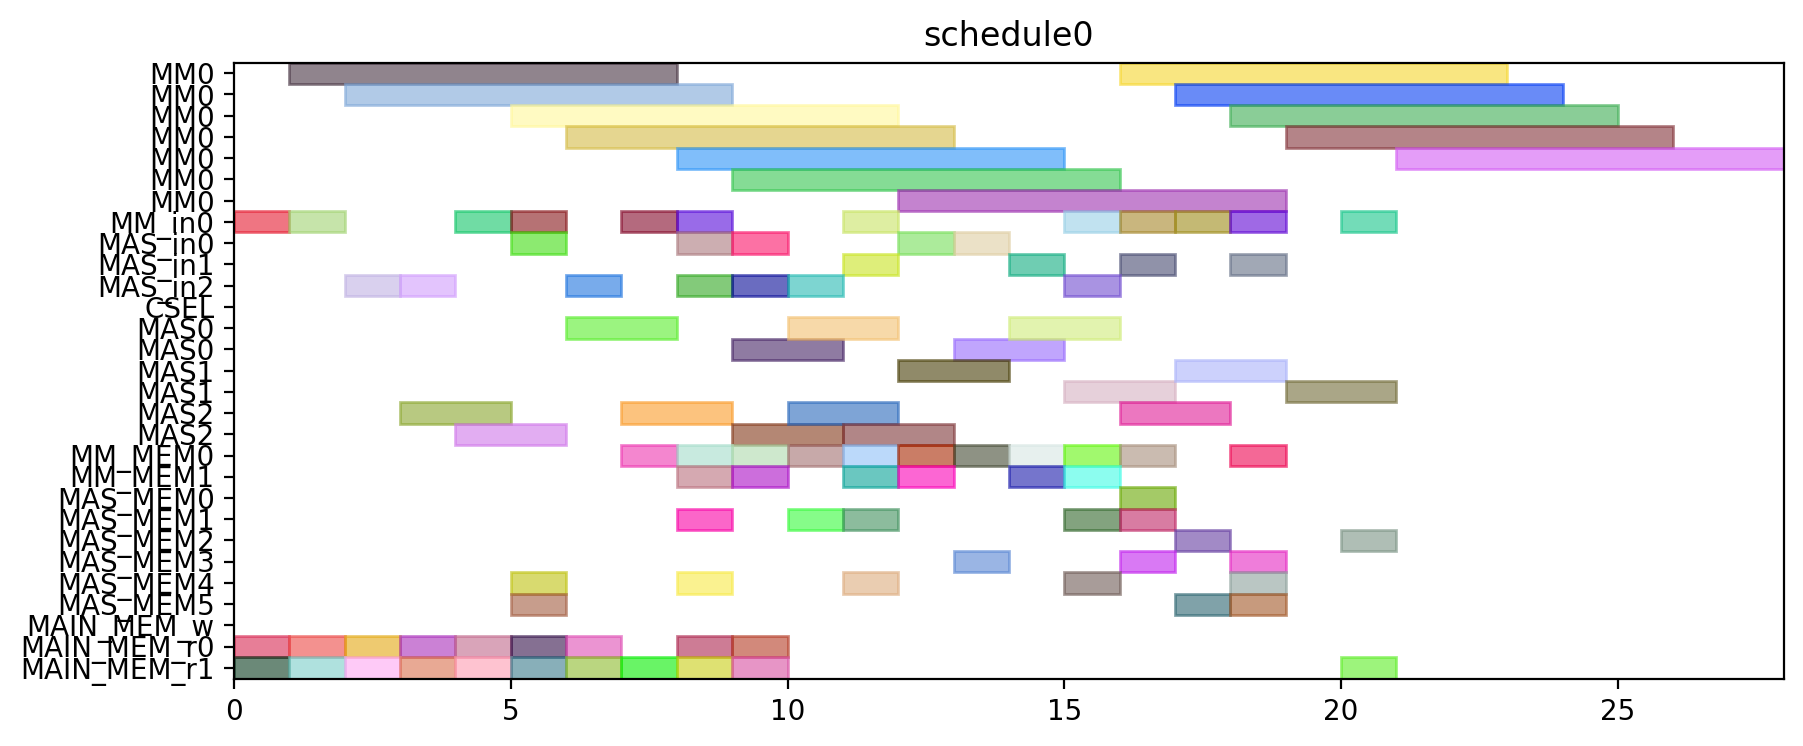

Generate this figure with Python:
from pyschedule import Scenario, solvers, plotters, alt


def solve():
	horizon = 120
	S = Scenario("schedule0", horizon=horizon)

	# resource
	MM = S.Resources('MM', num=1, size=7)
	MM_in = S.Resources('MM_in', num=1)
	MAS_in = S.Resources('MAS_in', num=3)
	CSEL = S.Resource('CSEL')
	MAS = S.Resources('MAS', num=3, size=2, periods=range(1, horizon))
	MM_MEM = S.Resources('MM_MEM', num=2)
	MAS_MEM = S.Resources('MAS_MEM', num=6)
	MAIN_MEM_w = S.Resource('MAIN_MEM_w', size=1)
	MAIN_MEM_r = S.Resources('MAIN_MEM_r', num=2)

	# result of previous scheduling

	# new tasks
	t0 = S.Task('t0', length=7, delay_cost=1)
	t0 += alt(MM)
	t0_in = S.Task('t0_in', length=1, delay_cost=1)
	t0_in += alt(MM_in)
	S += t0_in*MM_in[0]<=t0*MM[0]
	t0_mem0 = S.Task('t0_mem0', length=1, delay_cost=1)
	t0_mem0 += MAIN_MEM_r[0]
	S += t0_mem0 <= t0

	t0_mem1 = S.Task('t0_mem1', length=1, delay_cost=1)
	t0_mem1 += MAIN_MEM_r[1]
	S += t0_mem1 <= t0

	t1 = S.Task('t1', length=7, delay_cost=1)
	t1 += alt(MM)
	t1_in = S.Task('t1_in', length=1, delay_cost=1)
	t1_in += alt(MM_in)
	S += t1_in*MM_in[0]<=t1*MM[0]
	t1_mem0 = S.Task('t1_mem0', length=1, delay_cost=1)
	t1_mem0 += MAIN_MEM_r[0]
	S += t1_mem0 <= t1

	t1_mem1 = S.Task('t1_mem1', length=1, delay_cost=1)
	t1_mem1 += MAIN_MEM_r[1]
	S += t1_mem1 <= t1

	t2 = S.Task('t2', length=7, delay_cost=1)
	t2 += alt(MM)
	t2_in = S.Task('t2_in', length=1, delay_cost=1)
	t2_in += alt(MM_in)
	S += t2_in*MM_in[0]<=t2*MM[0]
	t2_mem0 = S.Task('t2_mem0', length=1, delay_cost=1)
	t2_mem0 += MAIN_MEM_r[0]
	S += t2_mem0 <= t2

	t2_mem1 = S.Task('t2_mem1', length=1, delay_cost=1)
	t2_mem1 += MAIN_MEM_r[1]
	S += t2_mem1 <= t2

	t3 = S.Task('t3', length=2, delay_cost=1)
	t3 += alt(MAS)
	t3_in = S.Task('t3_in', length=1, delay_cost=1)
	t3_in += alt(MAS_in)
	S += t3_in*MAS_in[0]<=t3*MAS[0]

	S += t3_in*MAS_in[1]<=t3*MAS[1]

	S += t3_in*MAS_in[2]<=t3*MAS[2]

	t3_mem0 = S.Task('t3_mem0', length=1, delay_cost=1)
	t3_mem0 += MAIN_MEM_r[0]
	S += t3_mem0 <= t3

	t3_mem1 = S.Task('t3_mem1', length=1, delay_cost=1)
	t3_mem1 += MAIN_MEM_r[1]
	S += t3_mem1 <= t3

	t4 = S.Task('t4', length=2, delay_cost=1)
	t4 += alt(MAS)
	t4_in = S.Task('t4_in', length=1, delay_cost=1)
	t4_in += alt(MAS_in)
	S += t4_in*MAS_in[0]<=t4*MAS[0]

	S += t4_in*MAS_in[1]<=t4*MAS[1]

	S += t4_in*MAS_in[2]<=t4*MAS[2]

	t4_mem0 = S.Task('t4_mem0', length=1, delay_cost=1)
	t4_mem0 += MAIN_MEM_r[0]
	S += t4_mem0 <= t4

	t4_mem1 = S.Task('t4_mem1', length=1, delay_cost=1)
	t4_mem1 += MAIN_MEM_r[1]
	S += t4_mem1 <= t4

	t8 = S.Task('t8', length=2, delay_cost=1)
	t8 += alt(MAS)
	t8_in = S.Task('t8_in', length=1, delay_cost=1)
	t8_in += alt(MAS_in)
	S += t8_in*MAS_in[0]<=t8*MAS[0]

	S += t8_in*MAS_in[1]<=t8*MAS[1]

	S += t8_in*MAS_in[2]<=t8*MAS[2]

	t8_mem0 = S.Task('t8_mem0', length=1, delay_cost=1)
	t8_mem0 += MAIN_MEM_r[0]
	S += t8_mem0 <= t8

	t8_mem1 = S.Task('t8_mem1', length=1, delay_cost=1)
	t8_mem1 += MAIN_MEM_r[1]
	S += t8_mem1 <= t8

	t9 = S.Task('t9', length=2, delay_cost=1)
	t9 += alt(MAS)
	t9_in = S.Task('t9_in', length=1, delay_cost=1)
	t9_in += alt(MAS_in)
	S += t9_in*MAS_in[0]<=t9*MAS[0]

	S += t9_in*MAS_in[1]<=t9*MAS[1]

	S += t9_in*MAS_in[2]<=t9*MAS[2]

	t9_mem0 = S.Task('t9_mem0', length=1, delay_cost=1)
	t9_mem0 += MAIN_MEM_r[0]
	S += t9_mem0 <= t9

	t9_mem1 = S.Task('t9_mem1', length=1, delay_cost=1)
	t9_mem1 += MAIN_MEM_r[1]
	S += t9_mem1 <= t9

	t13 = S.Task('t13', length=2, delay_cost=1)
	t13 += alt(MAS)
	t13_in = S.Task('t13_in', length=1, delay_cost=1)
	t13_in += alt(MAS_in)
	S += t13_in*MAS_in[0]<=t13*MAS[0]

	S += t13_in*MAS_in[1]<=t13*MAS[1]

	S += t13_in*MAS_in[2]<=t13*MAS[2]

	t13_mem0 = S.Task('t13_mem0', length=1, delay_cost=1)
	t13_mem0 += MAIN_MEM_r[0]
	S += t13_mem0 <= t13

	t13_mem1 = S.Task('t13_mem1', length=1, delay_cost=1)
	t13_mem1 += MAIN_MEM_r[1]
	S += t13_mem1 <= t13

	t14 = S.Task('t14', length=2, delay_cost=1)
	t14 += alt(MAS)
	t14_in = S.Task('t14_in', length=1, delay_cost=1)
	t14_in += alt(MAS_in)
	S += t14_in*MAS_in[0]<=t14*MAS[0]

	S += t14_in*MAS_in[1]<=t14*MAS[1]

	S += t14_in*MAS_in[2]<=t14*MAS[2]

	t14_mem0 = S.Task('t14_mem0', length=1, delay_cost=1)
	t14_mem0 += MAIN_MEM_r[0]
	S += t14_mem0 <= t14

	t14_mem1 = S.Task('t14_mem1', length=1, delay_cost=1)
	t14_mem1 += MAIN_MEM_r[1]
	S += t14_mem1 <= t14

	t5 = S.Task('t5', length=7, delay_cost=1)
	t5 += alt(MM)
	t5_in = S.Task('t5_in', length=1, delay_cost=1)
	t5_in += alt(MM_in)
	S += t5_in*MM_in[0]<=t5*MM[0]
	t5_mem0 = S.Task('t5_mem0', length=1, delay_cost=1)
	t5_mem0 += alt(MAS_MEM)
	S += (t3*MAS[0])-1 < t5_mem0*MAS_MEM[0]
	S += (t3*MAS[1])-1 < t5_mem0*MAS_MEM[2]
	S += (t3*MAS[2])-1 < t5_mem0*MAS_MEM[4]
	S += t5_mem0 <= t5

	t5_mem1 = S.Task('t5_mem1', length=1, delay_cost=1)
	t5_mem1 += alt(MAS_MEM)
	S += (t4*MAS[0])-1 < t5_mem1*MAS_MEM[1]
	S += (t4*MAS[1])-1 < t5_mem1*MAS_MEM[3]
	S += (t4*MAS[2])-1 < t5_mem1*MAS_MEM[5]
	S += t5_mem1 <= t5

	t6 = S.Task('t6', length=2, delay_cost=1)
	t6 += alt(MAS)
	t6_in = S.Task('t6_in', length=1, delay_cost=1)
	t6_in += alt(MAS_in)
	S += t6_in*MAS_in[0]<=t6*MAS[0]

	S += t6_in*MAS_in[1]<=t6*MAS[1]

	S += t6_in*MAS_in[2]<=t6*MAS[2]

	t6_mem0 = S.Task('t6_mem0', length=1, delay_cost=1)
	t6_mem0 += alt(MM_MEM)
	S += (t0*MM[0])-1 < t6_mem0*MM_MEM[0]
	S += t6_mem0 <= t6

	t6_mem1 = S.Task('t6_mem1', length=1, delay_cost=1)
	t6_mem1 += alt(MM_MEM)
	S += (t1*MM[0])-1 < t6_mem1*MM_MEM[1]
	S += t6_mem1 <= t6

	t10 = S.Task('t10', length=7, delay_cost=1)
	t10 += alt(MM)
	t10_in = S.Task('t10_in', length=1, delay_cost=1)
	t10_in += alt(MM_in)
	S += t10_in*MM_in[0]<=t10*MM[0]
	t10_mem0 = S.Task('t10_mem0', length=1, delay_cost=1)
	t10_mem0 += alt(MAS_MEM)
	S += (t8*MAS[0])-1 < t10_mem0*MAS_MEM[0]
	S += (t8*MAS[1])-1 < t10_mem0*MAS_MEM[2]
	S += (t8*MAS[2])-1 < t10_mem0*MAS_MEM[4]
	S += t10_mem0 <= t10

	t10_mem1 = S.Task('t10_mem1', length=1, delay_cost=1)
	t10_mem1 += alt(MAS_MEM)
	S += (t9*MAS[0])-1 < t10_mem1*MAS_MEM[1]
	S += (t9*MAS[1])-1 < t10_mem1*MAS_MEM[3]
	S += (t9*MAS[2])-1 < t10_mem1*MAS_MEM[5]
	S += t10_mem1 <= t10

	t11 = S.Task('t11', length=2, delay_cost=1)
	t11 += alt(MAS)
	t11_in = S.Task('t11_in', length=1, delay_cost=1)
	t11_in += alt(MAS_in)
	S += t11_in*MAS_in[0]<=t11*MAS[0]

	S += t11_in*MAS_in[1]<=t11*MAS[1]

	S += t11_in*MAS_in[2]<=t11*MAS[2]

	t11_mem0 = S.Task('t11_mem0', length=1, delay_cost=1)
	t11_mem0 += alt(MM_MEM)
	S += (t1*MM[0])-1 < t11_mem0*MM_MEM[0]
	S += t11_mem0 <= t11

	t11_mem1 = S.Task('t11_mem1', length=1, delay_cost=1)
	t11_mem1 += alt(MM_MEM)
	S += (t2*MM[0])-1 < t11_mem1*MM_MEM[1]
	S += t11_mem1 <= t11

	t15 = S.Task('t15', length=7, delay_cost=1)
	t15 += alt(MM)
	t15_in = S.Task('t15_in', length=1, delay_cost=1)
	t15_in += alt(MM_in)
	S += t15_in*MM_in[0]<=t15*MM[0]
	t15_mem0 = S.Task('t15_mem0', length=1, delay_cost=1)
	t15_mem0 += alt(MAS_MEM)
	S += (t13*MAS[0])-1 < t15_mem0*MAS_MEM[0]
	S += (t13*MAS[1])-1 < t15_mem0*MAS_MEM[2]
	S += (t13*MAS[2])-1 < t15_mem0*MAS_MEM[4]
	S += t15_mem0 <= t15

	t15_mem1 = S.Task('t15_mem1', length=1, delay_cost=1)
	t15_mem1 += alt(MAS_MEM)
	S += (t14*MAS[0])-1 < t15_mem1*MAS_MEM[1]
	S += (t14*MAS[1])-1 < t15_mem1*MAS_MEM[3]
	S += (t14*MAS[2])-1 < t15_mem1*MAS_MEM[5]
	S += t15_mem1 <= t15

	t16 = S.Task('t16', length=2, delay_cost=1)
	t16 += alt(MAS)
	t16_in = S.Task('t16_in', length=1, delay_cost=1)
	t16_in += alt(MAS_in)
	S += t16_in*MAS_in[0]<=t16*MAS[0]

	S += t16_in*MAS_in[1]<=t16*MAS[1]

	S += t16_in*MAS_in[2]<=t16*MAS[2]

	t16_mem0 = S.Task('t16_mem0', length=1, delay_cost=1)
	t16_mem0 += alt(MM_MEM)
	S += (t0*MM[0])-1 < t16_mem0*MM_MEM[0]
	S += t16_mem0 <= t16

	t16_mem1 = S.Task('t16_mem1', length=1, delay_cost=1)
	t16_mem1 += alt(MM_MEM)
	S += (t2*MM[0])-1 < t16_mem1*MM_MEM[1]
	S += t16_mem1 <= t16

	t18 = S.Task('t18', length=2, delay_cost=1)
	t18 += alt(MAS)
	t18_in = S.Task('t18_in', length=1, delay_cost=1)
	t18_in += alt(MAS_in)
	S += t18_in*MAS_in[0]<=t18*MAS[0]

	S += t18_in*MAS_in[1]<=t18*MAS[1]

	S += t18_in*MAS_in[2]<=t18*MAS[2]

	t18_mem0 = S.Task('t18_mem0', length=1, delay_cost=1)
	t18_mem0 += alt(MM_MEM)
	S += (t0*MM[0])-1 < t18_mem0*MM_MEM[0]
	S += t18_mem0 <= t18

	t18_mem1 = S.Task('t18_mem1', length=1, delay_cost=1)
	t18_mem1 += alt(MM_MEM)
	S += (t0*MM[0])-1 < t18_mem1*MM_MEM[1]
	S += t18_mem1 <= t18

	t20 = S.Task('t20', length=7, delay_cost=1)
	t20 += alt(MM)
	t20_in = S.Task('t20_in', length=1, delay_cost=1)
	t20_in += alt(MM_in)
	S += t20_in*MM_in[0]<=t20*MM[0]
	t20_mem0 = S.Task('t20_mem0', length=1, delay_cost=1)
	t20_mem0 += alt(MM_MEM)
	S += (t2*MM[0])-1 < t20_mem0*MM_MEM[0]
	S += t20_mem0 <= t20

	t20_mem1 = S.Task('t20_mem1', length=1, delay_cost=1)
	t20_mem1 += MAIN_MEM_r[1]
	S += t20_mem1 <= t20

	t7 = S.Task('t7', length=2, delay_cost=1)
	t7 += alt(MAS)
	t7_in = S.Task('t7_in', length=1, delay_cost=1)
	t7_in += alt(MAS_in)
	S += t7_in*MAS_in[0]<=t7*MAS[0]

	S += t7_in*MAS_in[1]<=t7*MAS[1]

	S += t7_in*MAS_in[2]<=t7*MAS[2]

	t7_mem0 = S.Task('t7_mem0', length=1, delay_cost=1)
	t7_mem0 += alt(MM_MEM)
	S += (t5*MM[0])-1 < t7_mem0*MM_MEM[0]
	S += t7_mem0 <= t7

	t7_mem1 = S.Task('t7_mem1', length=1, delay_cost=1)
	t7_mem1 += alt(MAS_MEM)
	S += (t6*MAS[0])-1 < t7_mem1*MAS_MEM[1]
	S += (t6*MAS[1])-1 < t7_mem1*MAS_MEM[3]
	S += (t6*MAS[2])-1 < t7_mem1*MAS_MEM[5]
	S += t7_mem1 <= t7

	t12 = S.Task('t12', length=2, delay_cost=1)
	t12 += alt(MAS)
	t12_in = S.Task('t12_in', length=1, delay_cost=1)
	t12_in += alt(MAS_in)
	S += t12_in*MAS_in[0]<=t12*MAS[0]

	S += t12_in*MAS_in[1]<=t12*MAS[1]

	S += t12_in*MAS_in[2]<=t12*MAS[2]

	t12_mem0 = S.Task('t12_mem0', length=1, delay_cost=1)
	t12_mem0 += alt(MM_MEM)
	S += (t10*MM[0])-1 < t12_mem0*MM_MEM[0]
	S += t12_mem0 <= t12

	t12_mem1 = S.Task('t12_mem1', length=1, delay_cost=1)
	t12_mem1 += alt(MAS_MEM)
	S += (t11*MAS[0])-1 < t12_mem1*MAS_MEM[1]
	S += (t11*MAS[1])-1 < t12_mem1*MAS_MEM[3]
	S += (t11*MAS[2])-1 < t12_mem1*MAS_MEM[5]
	S += t12_mem1 <= t12

	t17 = S.Task('t17', length=2, delay_cost=1)
	t17 += alt(MAS)
	t17_in = S.Task('t17_in', length=1, delay_cost=1)
	t17_in += alt(MAS_in)
	S += t17_in*MAS_in[0]<=t17*MAS[0]

	S += t17_in*MAS_in[1]<=t17*MAS[1]

	S += t17_in*MAS_in[2]<=t17*MAS[2]

	t17_mem0 = S.Task('t17_mem0', length=1, delay_cost=1)
	t17_mem0 += alt(MM_MEM)
	S += (t15*MM[0])-1 < t17_mem0*MM_MEM[0]
	S += t17_mem0 <= t17

	t17_mem1 = S.Task('t17_mem1', length=1, delay_cost=1)
	t17_mem1 += alt(MAS_MEM)
	S += (t16*MAS[0])-1 < t17_mem1*MAS_MEM[1]
	S += (t16*MAS[1])-1 < t17_mem1*MAS_MEM[3]
	S += (t16*MAS[2])-1 < t17_mem1*MAS_MEM[5]
	S += t17_mem1 <= t17

	t19 = S.Task('t19', length=2, delay_cost=1)
	t19 += alt(MAS)
	t19_in = S.Task('t19_in', length=1, delay_cost=1)
	t19_in += alt(MAS_in)
	S += t19_in*MAS_in[0]<=t19*MAS[0]

	S += t19_in*MAS_in[1]<=t19*MAS[1]

	S += t19_in*MAS_in[2]<=t19*MAS[2]

	t19_mem0 = S.Task('t19_mem0', length=1, delay_cost=1)
	t19_mem0 += alt(MM_MEM)
	S += (t0*MM[0])-1 < t19_mem0*MM_MEM[0]
	S += t19_mem0 <= t19

	t19_mem1 = S.Task('t19_mem1', length=1, delay_cost=1)
	t19_mem1 += alt(MAS_MEM)
	S += (t18*MAS[0])-1 < t19_mem1*MAS_MEM[1]
	S += (t18*MAS[1])-1 < t19_mem1*MAS_MEM[3]
	S += (t18*MAS[2])-1 < t19_mem1*MAS_MEM[5]
	S += t19_mem1 <= t19

	t21 = S.Task('t21', length=2, delay_cost=1)
	t21 += alt(MAS)
	t21_in = S.Task('t21_in', length=1, delay_cost=1)
	t21_in += alt(MAS_in)
	S += t21_in*MAS_in[0]<=t21*MAS[0]

	S += t21_in*MAS_in[1]<=t21*MAS[1]

	S += t21_in*MAS_in[2]<=t21*MAS[2]

	t21_mem0 = S.Task('t21_mem0', length=1, delay_cost=1)
	t21_mem0 += alt(MM_MEM)
	S += (t1*MM[0])-1 < t21_mem0*MM_MEM[0]
	S += t21_mem0 <= t21

	t21_mem1 = S.Task('t21_mem1', length=1, delay_cost=1)
	t21_mem1 += alt(MM_MEM)
	S += (t20*MM[0])-1 < t21_mem1*MM_MEM[1]
	S += t21_mem1 <= t21

	t22 = S.Task('t22', length=2, delay_cost=1)
	t22 += alt(MAS)
	t22_in = S.Task('t22_in', length=1, delay_cost=1)
	t22_in += alt(MAS_in)
	S += t22_in*MAS_in[0]<=t22*MAS[0]

	S += t22_in*MAS_in[1]<=t22*MAS[1]

	S += t22_in*MAS_in[2]<=t22*MAS[2]

	t22_mem0 = S.Task('t22_mem0', length=1, delay_cost=1)
	t22_mem0 += alt(MM_MEM)
	S += (t1*MM[0])-1 < t22_mem0*MM_MEM[0]
	S += t22_mem0 <= t22

	t22_mem1 = S.Task('t22_mem1', length=1, delay_cost=1)
	t22_mem1 += alt(MM_MEM)
	S += (t20*MM[0])-1 < t22_mem1*MM_MEM[1]
	S += t22_mem1 <= t22

	t23 = S.Task('t23', length=7, delay_cost=1)
	t23 += alt(MM)
	t23_in = S.Task('t23_in', length=1, delay_cost=1)
	t23_in += alt(MM_in)
	S += t23_in*MM_in[0]<=t23*MM[0]
	t23_mem0 = S.Task('t23_mem0', length=1, delay_cost=1)
	t23_mem0 += alt(MAS_MEM)
	S += (t17*MAS[0])-1 < t23_mem0*MAS_MEM[0]
	S += (t17*MAS[1])-1 < t23_mem0*MAS_MEM[2]
	S += (t17*MAS[2])-1 < t23_mem0*MAS_MEM[4]
	S += t23_mem0 <= t23

	t23_mem1 = S.Task('t23_mem1', length=1, delay_cost=1)
	t23_mem1 += MAIN_MEM_r[1]
	S += t23_mem1 <= t23

	t25 = S.Task('t25', length=7, delay_cost=1)
	t25 += alt(MM)
	t25_in = S.Task('t25_in', length=1, delay_cost=1)
	t25_in += alt(MM_in)
	S += t25_in*MM_in[0]<=t25*MM[0]
	t25_mem0 = S.Task('t25_mem0', length=1, delay_cost=1)
	t25_mem0 += alt(MAS_MEM)
	S += (t7*MAS[0])-1 < t25_mem0*MAS_MEM[0]
	S += (t7*MAS[1])-1 < t25_mem0*MAS_MEM[2]
	S += (t7*MAS[2])-1 < t25_mem0*MAS_MEM[4]
	S += t25_mem0 <= t25

	t25_mem1 = S.Task('t25_mem1', length=1, delay_cost=1)
	t25_mem1 += alt(MAS_MEM)
	S += (t22*MAS[0])-1 < t25_mem1*MAS_MEM[1]
	S += (t22*MAS[1])-1 < t25_mem1*MAS_MEM[3]
	S += (t22*MAS[2])-1 < t25_mem1*MAS_MEM[5]
	S += t25_mem1 <= t25

	t27 = S.Task('t27', length=7, delay_cost=1)
	t27 += alt(MM)
	t27_in = S.Task('t27_in', length=1, delay_cost=1)
	t27_in += alt(MM_in)
	S += t27_in*MM_in[0]<=t27*MM[0]
	t27_mem0 = S.Task('t27_mem0', length=1, delay_cost=1)
	t27_mem0 += alt(MAS_MEM)
	S += (t22*MAS[0])-1 < t27_mem0*MAS_MEM[0]
	S += (t22*MAS[1])-1 < t27_mem0*MAS_MEM[2]
	S += (t22*MAS[2])-1 < t27_mem0*MAS_MEM[4]
	S += t27_mem0 <= t27

	t27_mem1 = S.Task('t27_mem1', length=1, delay_cost=1)
	t27_mem1 += alt(MAS_MEM)
	S += (t21*MAS[0])-1 < t27_mem1*MAS_MEM[1]
	S += (t21*MAS[1])-1 < t27_mem1*MAS_MEM[3]
	S += (t21*MAS[2])-1 < t27_mem1*MAS_MEM[5]
	S += t27_mem1 <= t27

	t28 = S.Task('t28', length=7, delay_cost=1)
	t28 += alt(MM)
	t28_in = S.Task('t28_in', length=1, delay_cost=1)
	t28_in += alt(MM_in)
	S += t28_in*MM_in[0]<=t28*MM[0]
	t28_mem0 = S.Task('t28_mem0', length=1, delay_cost=1)
	t28_mem0 += alt(MAS_MEM)
	S += (t19*MAS[0])-1 < t28_mem0*MAS_MEM[0]
	S += (t19*MAS[1])-1 < t28_mem0*MAS_MEM[2]
	S += (t19*MAS[2])-1 < t28_mem0*MAS_MEM[4]
	S += t28_mem0 <= t28

	t28_mem1 = S.Task('t28_mem1', length=1, delay_cost=1)
	t28_mem1 += alt(MAS_MEM)
	S += (t7*MAS[0])-1 < t28_mem1*MAS_MEM[1]
	S += (t7*MAS[1])-1 < t28_mem1*MAS_MEM[3]
	S += (t7*MAS[2])-1 < t28_mem1*MAS_MEM[5]
	S += t28_mem1 <= t28

	t29 = S.Task('t29', length=7, delay_cost=1)
	t29 += alt(MM)
	t29_in = S.Task('t29_in', length=1, delay_cost=1)
	t29_in += alt(MM_in)
	S += t29_in*MM_in[0]<=t29*MM[0]
	t29_mem0 = S.Task('t29_mem0', length=1, delay_cost=1)
	t29_mem0 += alt(MAS_MEM)
	S += (t21*MAS[0])-1 < t29_mem0*MAS_MEM[0]
	S += (t21*MAS[1])-1 < t29_mem0*MAS_MEM[2]
	S += (t21*MAS[2])-1 < t29_mem0*MAS_MEM[4]
	S += t29_mem0 <= t29

	t29_mem1 = S.Task('t29_mem1', length=1, delay_cost=1)
	t29_mem1 += alt(MAS_MEM)
	S += (t12*MAS[0])-1 < t29_mem1*MAS_MEM[1]
	S += (t12*MAS[1])-1 < t29_mem1*MAS_MEM[3]
	S += (t12*MAS[2])-1 < t29_mem1*MAS_MEM[5]
	S += t29_mem1 <= t29

	solvers.mip.solve(S,msg=1,kind='CPLEX',ratio_gap=1.01)

	solution = [['hoge']*len(S.solution()[1]) for i in range(len(S.solution()))]
	for i in range(len(S.solution())):
		for j in range(len(S.solution()[i])):
			solution[i][j]=str(S.solution()[i][j])
	print(solution)

	cycles = int(solution[-1][3])

	pic_file_name = "/mnt/rose/usr1/fukuda/ABE/multiRAM_multiMAS_16mux/scheduling_result/stage7MM1_stage2MAS3/EP_ADD_A_0/schedule0.png"
	if(S.solution() != []):
		plotters.matplotlib.plot(S,img_filename=pic_file_name, show_task_labels=False, fig_size=(cycles*0.25+3, 4))

	return solution
